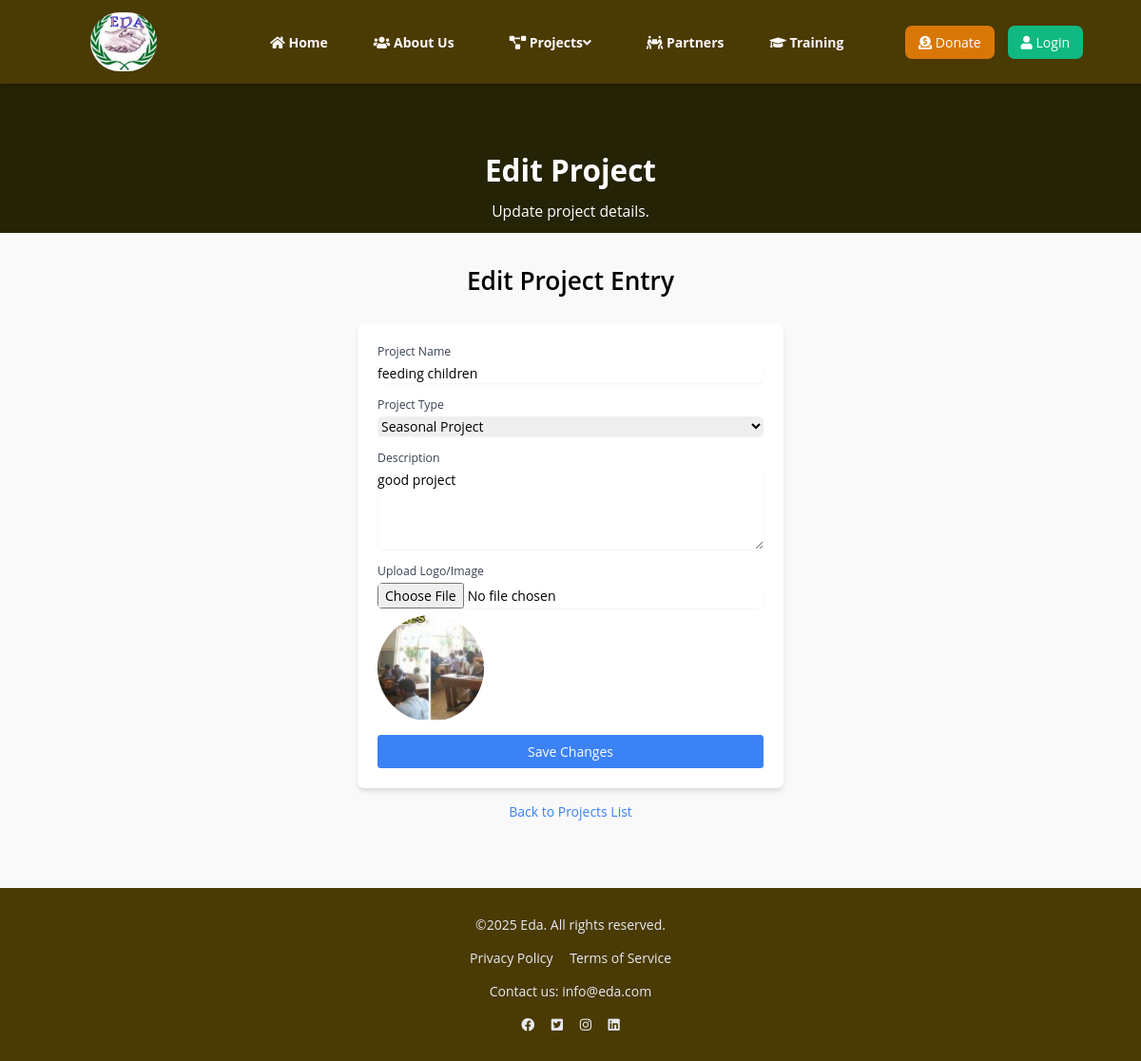
Screenshot of /project/1/update/ with the database file from the repository.
### eda/models.py (models this page shows, shortened)
class Project(models.Model):
    name = models.CharField(max_length=200)
    project_type = models.CharField(max_length=200, choices=project_choices)
    description = models.TextField()
    created_at = models.DateTimeField(auto_now_add=True)
    updated_at = models.DateTimeField(auto_now=True)
    image = models.ImageField(upload_to='images/', null=True, blank=True)

### eda/views.py (the view)
# urls.py: path('project/<int:pk>/update/', views.edit_project, name='edit_project'),
def edit_project(request, pk):
    project = get_object_or_404(Project, pk=pk)
    if request.method == 'POST':
        name = request.POST.get('name')
        project_type = request.POST.get('project_type')
        description = request.POST.get('description')
        image_file = request.FILES.get('image')
        if name and project_type and description:
            project.name = name
            project.project_type = project_type
            project.description = description
            if image_file:
                project.image = image_file
            project.save()
            return redirect('projects')
        else:
            return render(request, 'edit_project.html', {'project': project, 'error': 'All fields are required.'})
    else:
        return render(request, 'edit_project.html', {'project': project})

### templates/edit_project.html (shortened to what this page needs)
﻿{% extends 'base.html' %}
{% block content %}
<section class="hero-section block h-full py-24 items-center justify-center text-center bg-yellow-900 text-white">
    <h1 class="text-4xl font-bold">Edit Project</h1>
    <p class="mt-4 text-lg">Update project details.</p>
</section>
<main class="container mx-auto py-10">
    <h2 class="text-3xl font-semibold text-center mb-8">Edit Project Entry</h2>
    <form action="{% url 'edit_project' project.id %}" method="POST" enctype="multipart/form-data" class="max-w-lg mx-auto bg-white p-6 rounded-lg shadow-md">
        <div class="mb-4">
            <label for="name" class="block text-sm font-medium text-gray-700">Project Name</label>
            <input type="text" name="name" id="name" value="{{ project.name }}" class="mt-1 block w-full border-gray-300 rounded-md shadow-sm focus:border-blue-500 focus:ring-blue-500" required>
        </div>
        <div class="mb-4">
            <label for="project_type" class="block text-sm font-medium text-gray-700">Project Type</label>
            <select name="project_type" id="project_type" class="mt-1 block w-full border-gray-300 rounded-md shadow-sm focus:border-blue-500 focus:ring-blue-500" required>
                <option value="Seasonal Project" {% if project.project_type == 'Seasonal Project' %}selected{% endif %}>Seasonal Project</option>
            </select>
        </div>
        <div class="mb-4">
            <label for="description" class="block text-sm font-medium text-gray-700">Description</label>
            <textarea name="description" id="description" rows="4" class="mt-1 block w-full border-gray-300 rounded-md shadow-sm focus:border-blue-500 focus:ring-blue-500" required>{{ project.description }}</textarea>
        </div>
        <div class="mb-4">
            <label for="image" class="block text-sm font-medium text-gray-700">Upload Logo/Image</label>
            <input type="file" name="image" id="image" class="mt-1 block w-full border-gray-300 rounded-md shadow-sm focus:border-blue-500 focus:ring-blue-500">
            {% if project.image %}
                <img src="{{ project.image.url }}" alt="{{ project.name }}" class="mt-2 w-32 h-32 object-cover rounded-full">
            {% endif %}
        </div>
        <div class="flex items-center justify-between">
            <button type="submit" class="w-full bg-blue-500 text-white py-2 rounded hover:bg-blue-600">Save Changes</button>
        </div>
    </form>
    <div class="mt-4 text-center">
        <a href="{% url 'projects' %}" class="text-blue-500">Back to Projects List</a>
    </div>
</main>
{% endblock %}

### templates/base.html (style rules this page uses)
:root { --primary-color: #4a3a04; --accent-color: rgba(250, 233, 9, 0.91); --background-color: rgba(248, 248, 248, 0.8); --dark-background: rgba(47, 79, 78, 0.04); }
* { box-sizing: border-box; font-family: 'Open Sans', sans-serif; font-size: 14px; }
body { padding: 0; margin: 0; font-family: 'Open Sans', sans-serif; background-color: #F9F9F9; }

### templates/edit_project.html (style rules this page uses)
.hero-section { height: 20vh; background-color: rgb(37, 35, 5); }

### rows the page displays
Project: name "feeding children", project_type "Seasonal Project", description "good project", image (picture)
